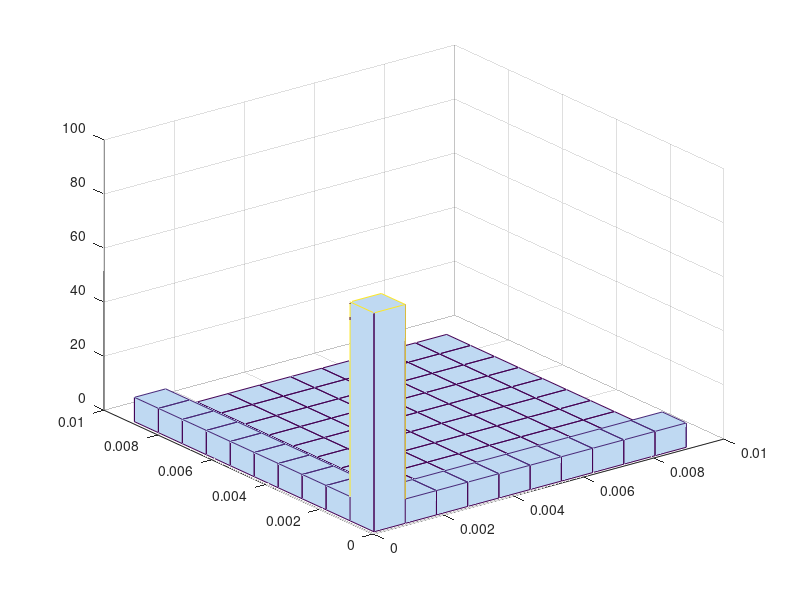

Reproduce this figure in MATLAB.
clear all
close all
clc

load('error.mat')

R1_values = arr1;
R2_values = arr2;
KL_values = arr3;

%plot3(R1_values,R2_values,KL_values,'o')

X = [R1_values;R2_values];
Weight = KL_values;

G = [X',Weight'];

hist3(X')